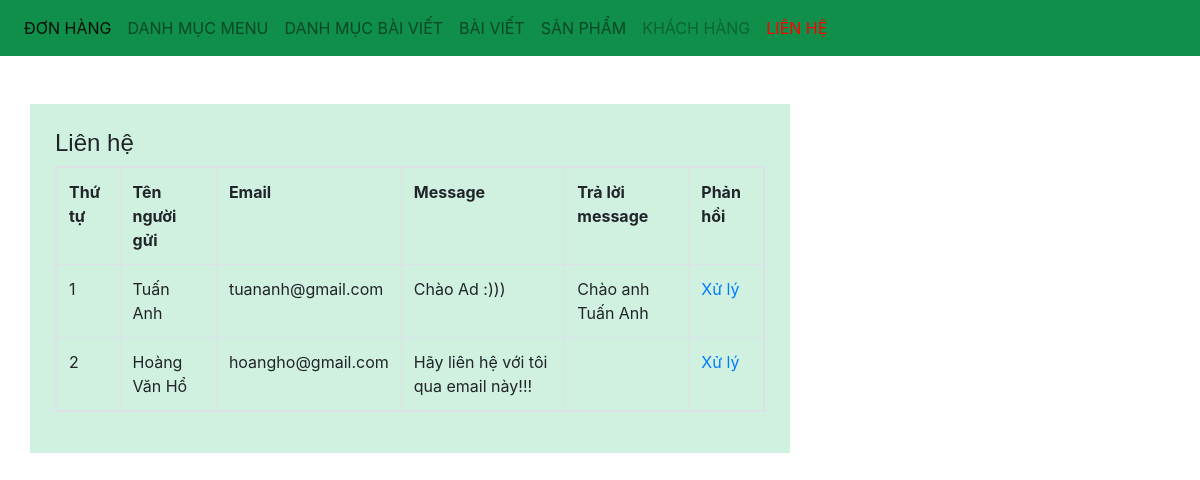
Page /admin/xulylienhe.php on the committed database.
### tables this page shows
CREATE TABLE IF NOT EXISTS `lienhe` (
  `lienhe_id` int(11) NOT NULL AUTO_INCREMENT,
  `lienhe_name` varchar(50) NOT NULL,
  `lienhe_email` varchar(255) NOT NULL,
  `message` text NOT NULL,
  `ad_phanhoi` text NOT NULL,
  PRIMARY KEY (`lienhe_id`)
);

### admin/xulylienhe.php (the view, shortened to what this page needs)
<?php
include('../db/connect.php');
?>
<!DOCTYPE html>
<html>
<head>
<link href="../css/bootstrap.css" rel="stylesheet" type="text/css" media="all" />
</head>
<body>
<nav class="navbar navbar-expand-lg navbar-light bg-light">
    <div class="collapse navbar-collapse" id="navbarNav">
        <ul class="navbar-nav">
        <li class="nav-item active">
            <a class="nav-link" href="xulydonhang.php">Đơn hàng <span class="sr-only">(current)</span></a>
        </li>
        <li class="nav-item">
            <a class="nav-link" href="xulydanhmuc.php">Danh mục menu</a>
        </li>
        <li class="nav-item">
            <a class="nav-link" href="xulydanhmucbaiviet.php">Danh mục bài viết</a>
        </li>
        <li class="nav-item">
            <a class="nav-link" href="xulybaiviet.php">Bài viết</a>
        </li>
        <li class="nav-item">
            <a class="nav-link" href="xulysanpham.php">Sản phẩm</a>
        </li>
        <li class="nav-item">
            <a class="nav-link disabled" href="xulykhachhang.php">Khách hàng</a>
        </li>
        <li class="nav-item">
            <a class="nav-link disabled" href="xulylienhe.php" style="color:red">Liên hệ</a>
        </li>
        </ul>
    </div>
    </nav><br> <br>
    <div class="container">
        <div class="row">
            <div class="col-md-8">
            <h4>Liên hệ</h4>
            <?php
            $sql_select_lienhe=mysqli_query($mysqli,"select * from lienhe order by lienhe_id desc");
            ?>
                <table class="table table-responsive table-bordered ">
                    <tr>
                        <th>Thứ tự</th>
                        <th>Tên người gửi</th>
                        <th>Email</th>
                        <th>Message</th>
                        <th>Trả lời message</th>
                        <th>Phản hồi</th>
                    </tr>
                    <?php
                    $i=0;
                    while($row_lienhe=mysqli_fetch_array($sql_select_lienhe)){
                        $i++;
                    ?>
                    <tr>
                        <td><?php echo $i ?></td>
                        <td><?php echo $row_lienhe['lienhe_name'] ?></td>
                        <td><?php echo $row_lienhe['lienhe_email'] ?></td>
                        <td><?php echo $row_lienhe['message'] ?></td>
                        <td><?php echo $row_lienhe['ad_phanhoi'] ?></td>
                        <td><a href="?quanly=xuly&id=<?php echo $row_lienhe['lienhe_id'] ?>">Xử lý</a></td>
                    </tr>
                    <?php
                    }
                    ?>
                </table>
            </div>
        </div>
    </div>
</body>
</html>

### rows in the picture
lienhe: lienhe_name "Tuấn Anh", lienhe_email "tuananh@gmail.com", message "Chào Ad :)))", ad_phanhoi "Chào anh Tuấn Anh"
lienhe: lienhe_name "Hoàng Văn Hổ", lienhe_email "hoangho@gmail.com", message "Hãy liên hệ với tôi qua email này!!!"
